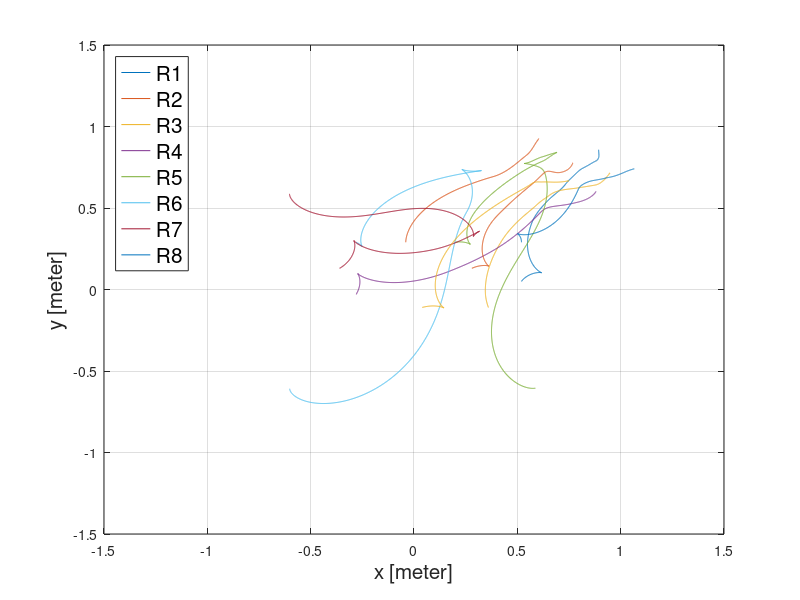

Write MATLAB code to recreate this figure. (Note: this script raises an error after producing the figure.)
%Initializing the agents to random positions with barrier certificates 
%and data plotting.  This script shows how to initialize robots to a
%particular pose
%Paul Glotfelter 
%3/24/2016

% Modified by Sangjun Lee
% lee1424@purdue.edu
% 2/16/2018

clear; close all; clc;

% Import Data
load rundata.mat


%% Figure
lineW = 1.2;
axisS = 15;
labelS = 15;

% Trajectory of all agents
figure; 
plot(data.pose(1:3:end,:), data.pose(2:3:end,:))

grid on; axis([-1.5 1.5 -1.5 1.5]);
legend({'R1','R2','R3','R4','R5','R6','R7','R8'},'Location','Northwest','FontSize',labelS);
xlabel('x [meter]','FontSize',labelS); ylabel('y [meter]','FontSize',labelS)

% Trajectory of compromised agent
figure; 
plot(data.pose(data.att_state:3:end,data.att_agent), ...
    data.pose(data.att_state+1:3:end,data.att_agent))
grid on; axis([-1.5 1.5 -1.5 1.5]);
